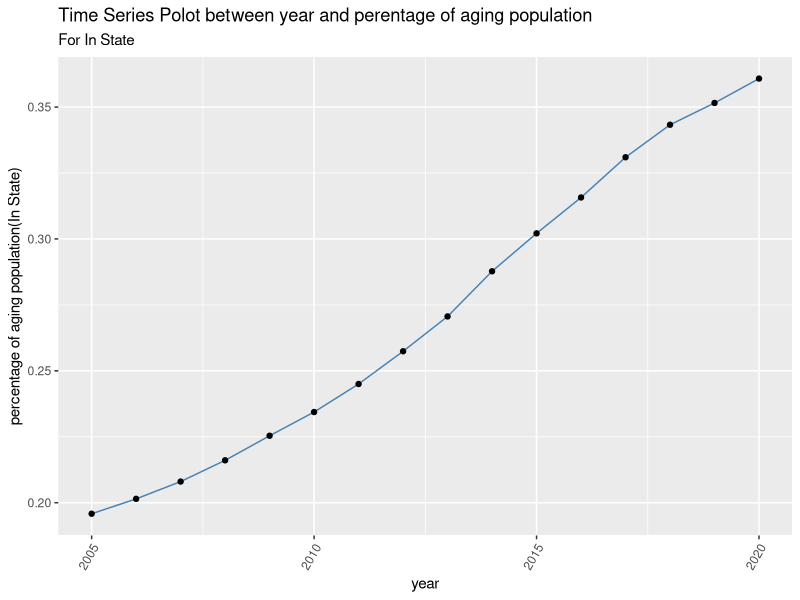
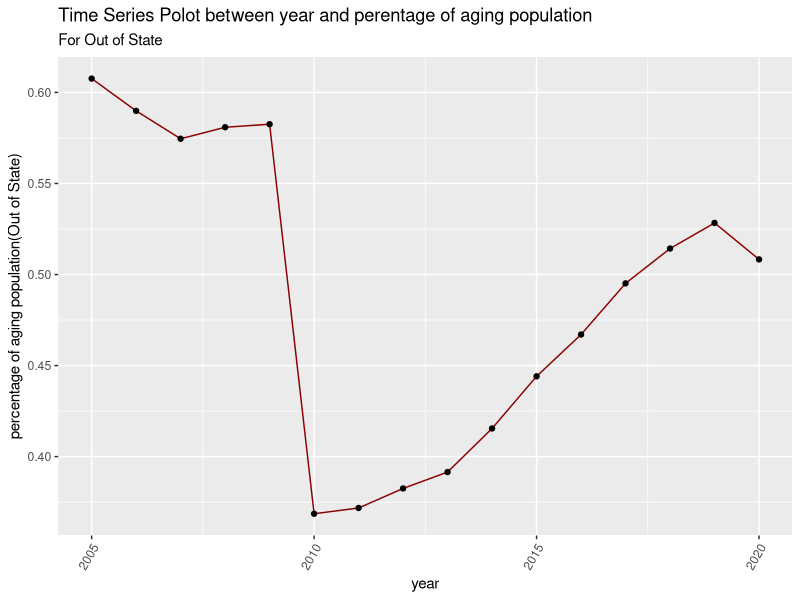
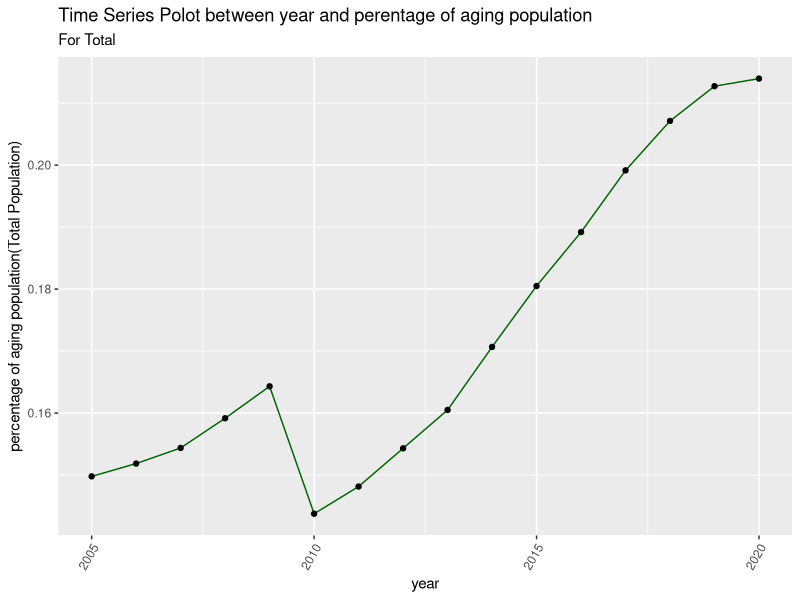
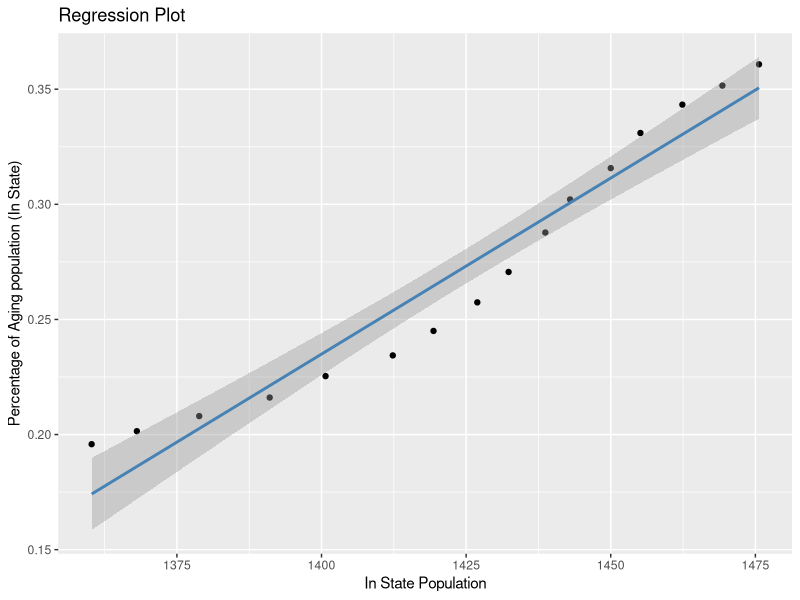
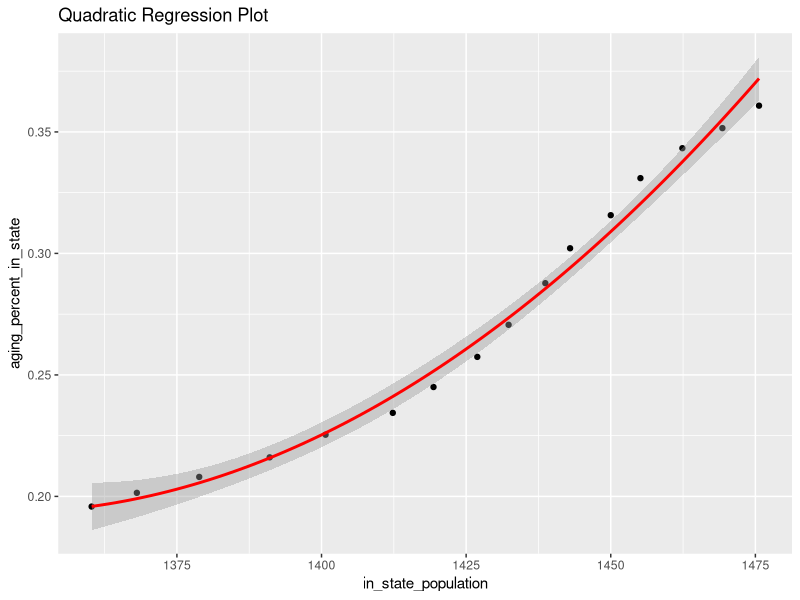

Here is the R script that generated these plots, in order:
## ---- chunk 1
# set up librarys 
library(tidyverse)
library(readxl)
## ---- chunk 2
data <- read_csv("data.csv", col_names = FALSE)
View(data)
colnames(data) <- c("year","population","out_of_state_population","in_state_population","in_state_middle_age_population","in_state_aging_population")
## ---- chunk 3
data <-
  data %>%
  mutate(aging_percent_in_state = in_state_aging_population/in_state_population,
         aging_percent_out_of_state = in_state_aging_population/out_of_state_population,
         aging_percent_total_population = in_state_aging_population/population
         )
head(data,5)
# 计算老年人口占比，参见data_01.csv
## ---- chunk 4
# 时间序列图，x轴-年份，y轴-户籍老年人口占户籍人口比列
ggplot(data, aes(x=year, y=data$aging_percent_in_state)) + 
  geom_line(color="steelblue") +
  geom_point()+
  xlab("") + 
  theme(axis.text.x=element_text(angle=60, hjust=1)) +
  labs(
    x = "year",
    y = "percentage of aging population(In State)",
    title = "Time Series Polot between year and perentage of aging population",
    subtitle = "For In State"
  )


# 时间序列图，x轴-年份，y轴-户籍老年人口占外来人口比列
ggplot(data, aes(x=year, y=data$aging_percent_out_of_state)) + 
  geom_line(color="darkred") +
  geom_point()+
  xlab("") + 
  theme(axis.text.x=element_text(angle=60, hjust=1)) + 
  labs(
    x = "year",
    y = "percentage of aging population(Out of State)",
    title = "Time Series Polot between year and perentage of aging population",
    subtitle = "For Out of State"
  )


# 时间序列图，x轴-年份，y轴-户籍老年人口占总人口比列
ggplot(data, aes(x=year, y=data$aging_percent_total_population)) + 
  geom_line(color="darkgreen") +
  geom_point()+
  xlab("") + 
  theme(axis.text.x=element_text(angle=60, hjust=1)) +
  labs(
    x = "year",
    y = "percentage of aging population(Total Population)",
    title = "Time Series Polot between year and perentage of aging population",
    subtitle = "For Total"
  )

## ---- chunk 5
# 线性回归模型  x-户籍人口，y-户籍老年人口占户籍人口比列
model_1 <- lm(aging_percent_in_state ~ in_state_population, data = data)
summary(model_1)
# 统计结果显著：p值4.175e-10，模型效果良好： R-squared:0.9431
# 模型概括：  户籍老龄人口率 =  -1.9061057  +  0.0015293 * 户籍人口

confint(model_1)
# 模型95%置信区间


ggplot(data = data, aes(x=in_state_population,y=aging_percent_in_state))+
  geom_point()+
  geom_smooth(method=lm, color = "steelblue")+
  labs(
    x = "In State Population",
    y = "Percentage of Aging population (In State)",
    title ="Regression Plot"
  )
# 模型作图，户籍人口越多，户籍老年人口占比越大，说明老龄化加速
## ---- chunk 6
in_state_population2 <- data$in_state_population^2

model_2 <- lm(aging_percent_in_state ~ in_state_population + in_state_population2, data = data)
summary(model_2)
# 统计结果显著：p值2.18e-13，模型效果良好： R-squared:0.9887
# 模型概括：  户籍老龄人口率 =   1.896e+01  -2.792e-02 * 户籍人口 + 1.038e-05 * 户籍人口^2

ggplot(data = data, aes(x=in_state_population,y=aging_percent_in_state))+
  geom_point()+
  geom_smooth(method=lm, formula = y ~ x + I(x^2), color = "red")+
  labs(
    title ="Quadratic Regression Plot"
  )

